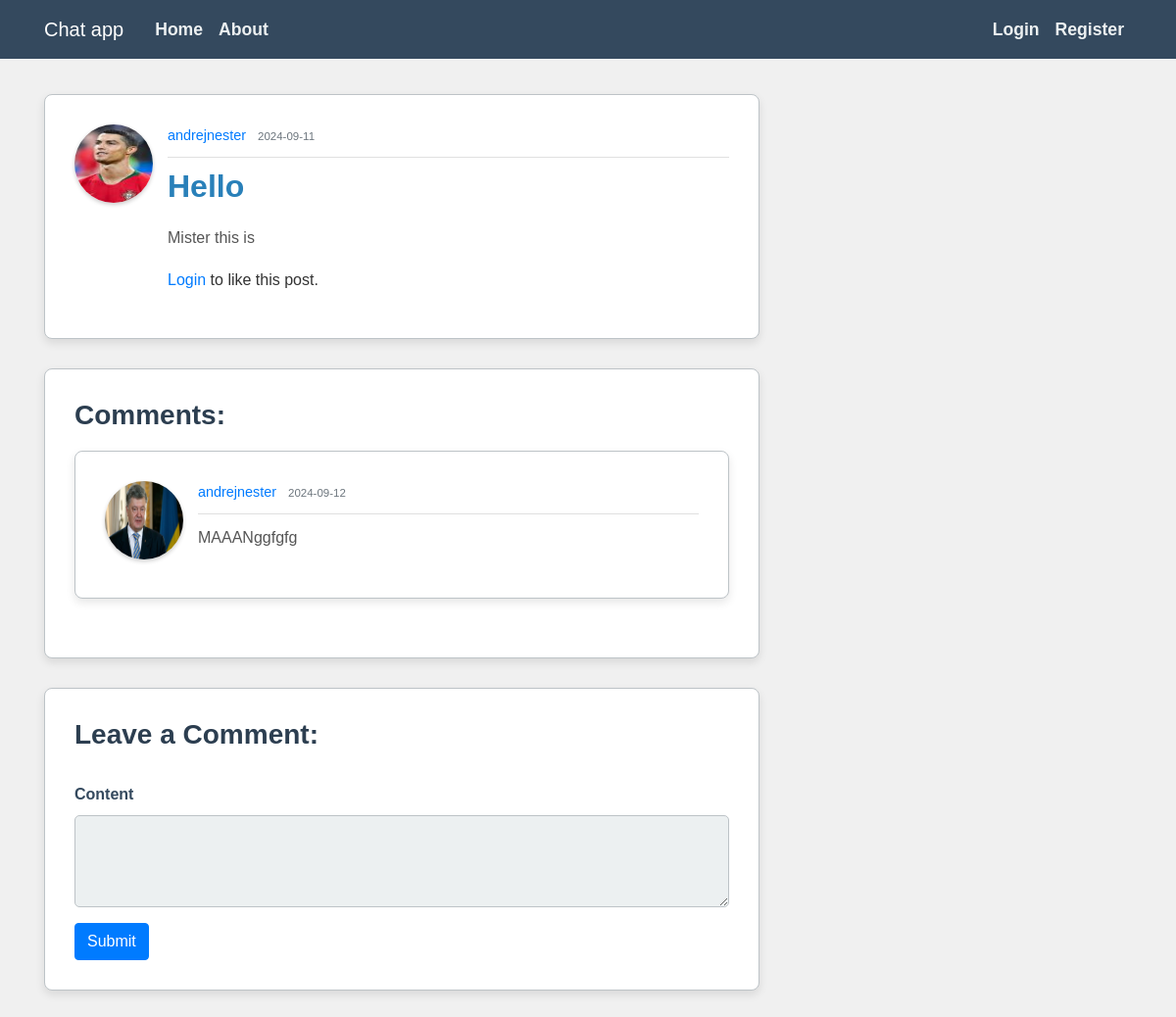
/post/1, run on an earlier commit of the app's database.
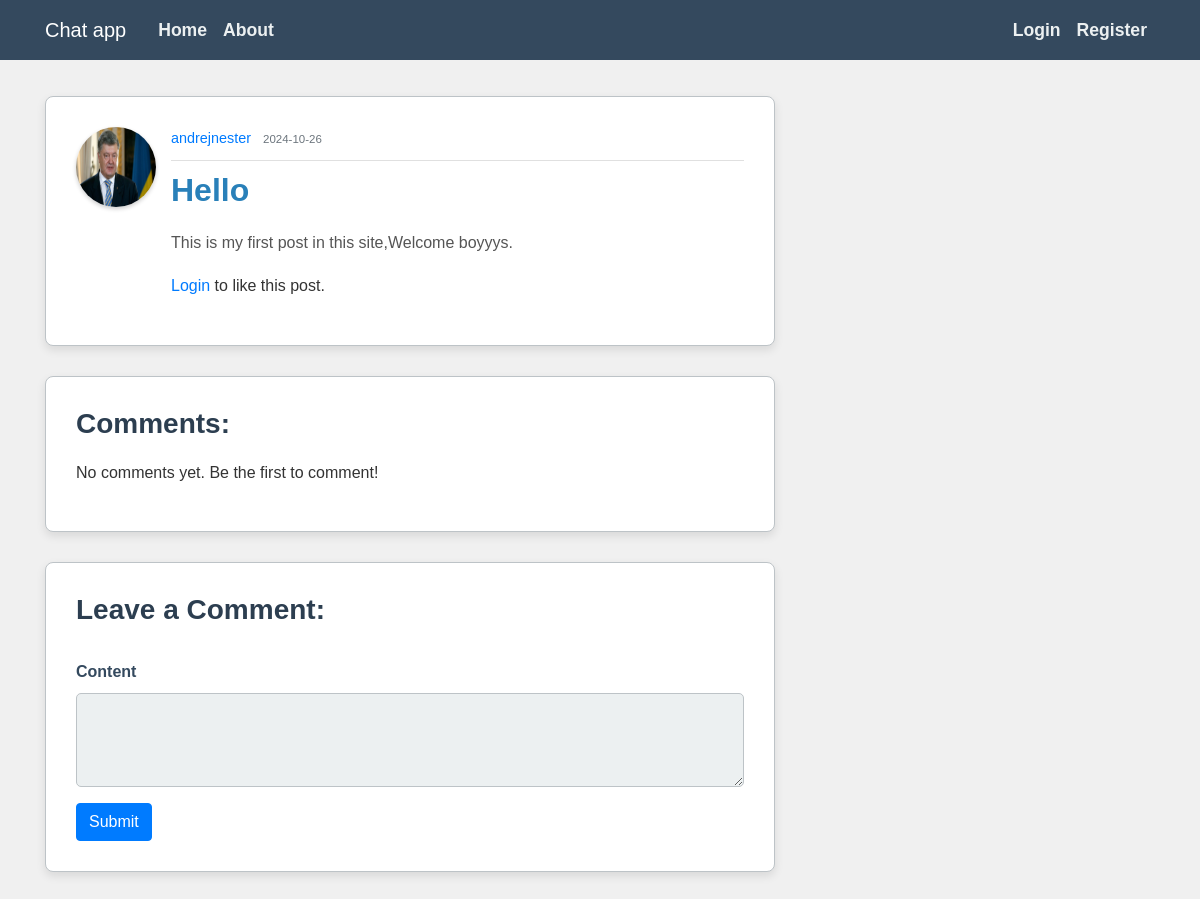
And on a later commit of the database.
### flaskblog/models.py (models this page shows, shortened)
class User(db.Model, UserMixin):
    id = db.Column(db.Integer, primary_key=True)
    username = db.Column(db.String(20), unique=True, nullable=False)
    email = db.Column(db.String(120), unique=True, nullable=False)
    image_file = db.Column(db.String(20), nullable=False, default='default.jpg')
    password = db.Column(db.String(60), nullable=False)
    posts = db.relationship('Post', backref='author', lazy=True)
    followed = db.relationship('Follow', foreign_keys='Follow.follower_id',
                               back_populates='follower', lazy='dynamic',
                               cascade='all, delete-orphan')
    followers = db.relationship('Follow', foreign_keys='Follow.followed_id',
                                back_populates='followed', lazy='dynamic',
                                cascade='all, delete-orphan')
    sent_messages = db.relationship('Message', foreign_keys='Message.sender_id',
                                    back_populates='sender', lazy=True)
    received_messages = db.relationship('Message', foreign_keys='Message.recipient_id',
                                        back_populates='recipient', lazy=True)
    groups=db.relationship('Group', secondary='user_groups', back_populates='members')

class Post(db.Model):
    id = db.Column(db.Integer, primary_key=True)
    title = db.Column(db.String(100), nullable=False)
    date_posted = db.Column(db.DateTime, nullable=False, default=datetime.utcnow)
    content = db.Column(db.Text, nullable=False)
    user_id = db.Column(db.Integer, db.ForeignKey('user.id'), nullable=False)
    comments = db.relationship('Comment', backref='post', lazy='dynamic')
    post_likes = db.relationship('Like', back_populates='post', lazy='dynamic')

class Comment(db.Model):
    id=db.Column(db.Integer,primary_key=True)
    content=db.Column(db.Text)
    timestamp=db.Column(db.DateTime,index=True,default=datetime.utcnow())
    author_id=db.Column(db.Integer,db.ForeignKey('user.id'))
    post_id=db.Column(db.Integer,db.ForeignKey('post.id'))
    author = db.relationship('User', backref='comments')

### flaskblog/routes.py (the view, shortened to what this page needs)
@app.route("/post/<int:post_id>",methods=['GET','POST'])
def post(post_id):
    form=CommentForm()
    post=Post.query.get_or_404(post_id)
    comments = post.comments.order_by(Comment.timestamp.asc()).all()
    return render_template('post.html',post=post,comments=comments,form=form)

### flaskblog/forms.py
class CommentForm(FlaskForm):
    content=TextAreaField('Content',validators=[DataRequired()])
    submit=SubmitField('Send')

### flaskblog/templates/post.html (shortened to what this page needs)
{% extends "base.html" %}
{% block content %}
    <article class="media content-section">
        <img class="rounded-circle article-img" src="{{url_for('static', filename='pictures/' + post.author.image_file)}}" alt="">
        <div class="media-body">
            <div class="article-metadata">
                <a class="mr-2" href="{{ url_for('user_info',username=post.author.username) }}">{{ post.author.username }}</a>
                <small class="text-muted">{{ post.date_posted.strftime('%Y-%m-%d') }}</small>
            </div>
            <h2><a class="article-title" href="{{ url_for('post', post_id=post.id) }}">{{ post.title }}</a></h2>
            <p class="article-content">{{ post.content }}</p>
            <div class="likes-container">
                {% if current_user.is_authenticated %}
                    {% if post.is_liking(current_user) %}
                        <a class="like-icon" href="{{ url_for('unlike_post', post_id=post.id) }}">&#10084;Unlike</a>
                        <a href="{{ url_for('post_likes',post_id=post.id) }}" class="likes-count">{{ post.post_likes.count() }}</a>
                    {% else %}
                        <a class="like-icon" href="{{ url_for('like_post', post_id=post.id) }}">&#10084;Like</a>
                        <a href="{{ url_for('post_likes',post_id=post.id) }}" class="likes-count">{{ post.post_likes.count() }}</a>
                    {% endif %}
                {% else %}
                    <p><a href="{{ url_for('login') }}">Login</a> to like this post.</p>
                {% endif %}
            </div>
        </div>
    </article>
    <section class="content-section">
        <h3>Comments:</h3>
        {% for comment in comments %}
            <article class="media content-section">
                <img class="rounded-circle article-img" src="{{ url_for('static', filename='pictures/default.jpg') }}" alt="">
                <div class="media-body">
                    <div class="article-metadata">
                        <a class="mr-2" href="{{ url_for('user_info',username=comment.author.username) }}">{{ comment.author.username }}</a>
                        <small class="text-muted">{{ comment.timestamp.strftime('%Y-%m-%d') }}</small>
                    </div>
                    <p class="article-content">{{ comment.content }}</p>
                </div>
        {% else %}
            <p>No comments yet. Be the first to comment!</p>
        {% endfor %}
    </section>
    <section class="content-section">
        <h3>Leave a Comment:</h3>
        <form method="POST" action="">
            <div class="form-group">
                {{ form.content.label(class="form-control-label") }}
                {{ form.content(class="form-control", rows="3") }}
            </div>
            <button type="submit" class="btn btn-primary">Submit</button>
        </form>
    </section>
{% endblock %}

What changed in the data, as far as the page shows it:
removed Comment: author.username "andrejnester", timestamp "2024-09-12", content "MAAANggfgfg"
changed User "andrejnester": image_file: picture removed, a placeholder shows
changed Post "Hello": date_posted "2024-09-11" → "2024-10-26"; content "Mister this is" → "This is my first post in this site,Welcome boyyys."
Also different on the page:
text now shown: "No comments yet. Be the first to comment!"
